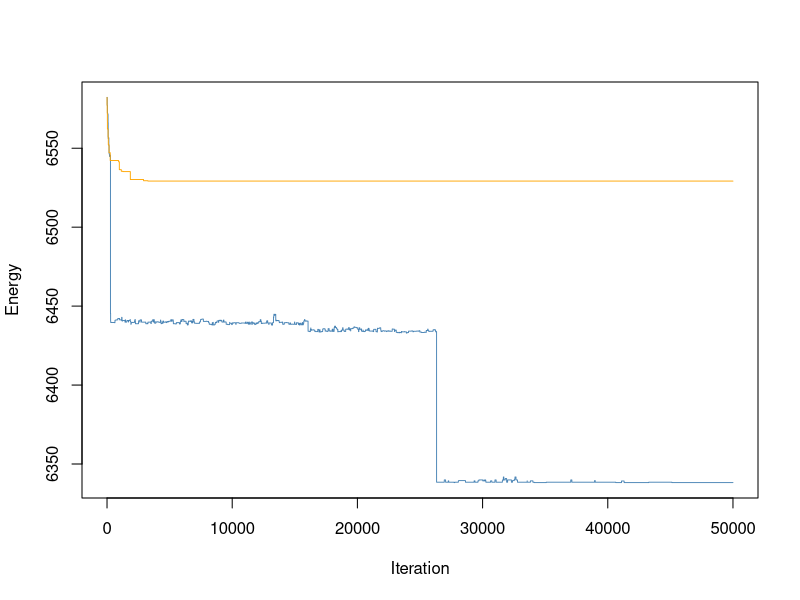

Source code (R): (Note: a time limit stopped this script after it produced the figure.)
##----------------------------------------------------------------------
## EVERYTHING YOU NEED TO CHANGE IS IN THIS SECTION OR THE FINAL SECTION

# Shortage of doctors, close to real numbers ratio
# Number of doctors available
ndoctors <- 4

# Number of nurses
nnurses <- 16

# Number of days in the schedule
ndays <- 7

# In US, on average each shift there are 15-20, around 16 patient encounters
# per day/shift

# Number of staff present for each shift (must have same # of shifts)
# e.g., c(2, 3, 3) has three shifts with 2, 3, 3 people respectively
# Ideally, especially for urgent care, a higher doctor to nurse ratio is better
# 1:2 nurse to patient ratio
# 1 doctor : 4 nurses
doctorstaffing <- c(2, 2, 2) # midnight, day, night
nursestaffing <- c(8, 8, 8)

# Penalties for violating each of six constraints
# Penalty 1: Each instance of three consecutive shifts (including overnight)
# Penalty 2: Each person who does not have two days off AT ALL
# Penalty 3: Each person who does not have two days off IN A ROW
# Penalty 4: Each instance of first shift following last shift on prev day
# Penalty 5: Each instance of working both weekend days (days 1, 2)
# Penalty 6: Weights for the stdev of nurses'/doctors' shifts in the schedule
#            (trying to make everyone work similar amounts)
#Penalty 7: Each instance of exceeding three night shifts/week
penalties <- c(100, 100, 0.5, 5, 1, 2, 30)

# Number of iterations (if too small, might not be able to explore enough)
niter <- 50000

# The cooling schedule: what should the temperature be at step i out of n
coolingschedule <- function(i,n)
{
  # If you want greedy optimization, just fix some low temperature
  #return(1e-3)
  
  # Linear cooling schedule from 1 down to 0
  return(1 - (i/(n+1)))
}

## END OF PARAMETER SECTION
##----------------------------------------------------------------------

# (Some things which are calculated automatically)
doctorindices <- c(1,cumsum(doctorstaffing)+1)
nurseindices <- c(1,cumsum(nursestaffing)+1)
nshifts <- length(doctorstaffing)

# Function to calculate the "energy" (total cost of violations)
get_energy <- function(doctorsunwrapped, nursesunwrapped, penalties)
{
  return(get_energy_sub(doctorsunwrapped,penalties)+
           get_energy_sub(nursesunwrapped,penalties))
}

# ...calculates the energy contribution from doctors & nurses separately
get_energy_sub <- function(subsched, penalties) {
  max_night_shifts_allowed = 3
  energy <- 0
  
  # Array to keep track of total number of shifts worked by each worker
  totshift <- rep(0, dim(subsched)[1])
  
  # Array to keep track of the number of night shifts worked by each worker
  night_shifts <- rep(0, dim(subsched)[1])
  
  # Loop through each worker
  for (i in 1:dim(subsched)[1]) {
    # Count total shifts and night shifts for the current worker
    totshift[i] <- sum(subsched[i,,])
    night_shifts[i] <- sum(subsched[i,,] == 1)
    
    # Penalize if worker exceeds the max number of night shifts allowed (penalize each night shift over the limit)
    if (night_shifts[i] > max_night_shifts_allowed) {
      energy <- energy + penalties[7] * (night_shifts[i] - max_night_shifts_allowed)
    }
    
    # Check the last shift and whether worker has the last day off
    lastshift <- subsched[i, ndays, nshifts]
    prevoff <- all(subsched[i, ndays,] == FALSE)
    
    daysoff <- 0
    twoinarow <- 1  # Variable for tracking consecutive days off
    
    # Check for consecutive shifts across weeks and days off in a row
    if (lastshift == 1) {
      lastshift <- lastshift + subsched[i, ndays, nshifts - 1]  # Check if last shift is consecutive to the previous week
    }
    
    # Loop through each day in the schedule
    for (j in 1:ndays) {
      # If the worker has the day off, check if it satisfies "two days off in a row" condition
      if (all(subsched[i, j,] == FALSE)) {
        daysoff <- daysoff + 1
        if (prevoff) {
          twoinarow <- 0  # No consecutive off days if previous day was also off
        }
        prevoff <- TRUE
      } else {
        # If worker worked on the second day of a weekend-like schedule, penalize
        if (!prevoff && j == 2) {
          energy <- energy + penalties[5]
        }
        prevoff <- FALSE
      }
      
      # Check for wraparound shift streaks and assess penalties
      if (subsched[i, j, 1] == 1) {
        lastshift <- lastshift + 1
        if (lastshift > 1) {
          energy <- energy + penalties[4]
        }
        if (lastshift > 2) {
          energy <- energy + penalties[1]
        }
      } else {
        lastshift <- 0  # Reset if no shift worked
      }
      
      # Loop through remaining shifts in the day
      for (k in 2:nshifts) {
        if (subsched[i, j, k] == 1) {
          lastshift <- lastshift + 1
          if (lastshift > 2) {
            energy <- energy + penalties[1]
          }
        } else {
          lastshift <- 0  # Reset for non-working shifts
        }
      }
    }
    
    # After finishing the week, assess penalties related to days off
    energy <- energy + twoinarow * penalties[3] + (daysoff < 2) * penalties[2]
  }
  
  # Penalize energy according to standard deviation among shifts
  energy <- energy + penalties[6] * sd(totshift)
  
  return(energy)
}

# Initial point: put people into the schedule in numerical order each day
totalspots <- ndays * sum(doctorstaffing)
initialloop <- rep(1:ndoctors, ceiling(totalspots/ndoctors))
doctorschedule <- matrix(initialloop[1:totalspots], nrow = sum(doctorstaffing), ncol = ndays)
totalspots <- ndays * sum(nursestaffing)
initialloop <- rep(1:nnurses, ceiling(totalspots/nnurses))
nurseschedule <- matrix(initialloop[1:totalspots], nrow = sum(nursestaffing), ncol = ndays)

# Fill in the "unwrapped" schedules (separate schedule for each worker)
doctorsunwrapped <- array(0, c(ndoctors,ndays,nshifts))
for (i in 1:ndays)
{
  for (j in 1:nshifts)
  {
    for (k in doctorindices[j]:(doctorindices[j+1]-1))
    {
      doctorsunwrapped[doctorschedule[k,i],i,j] <- 1
    }
  }
}

nursesunwrapped <- array(0, c(nnurses,ndays,nshifts))
for (i in 1:ndays)
{
  for (j in 1:nshifts)
  {
    for (k in nurseindices[j]:(nurseindices[j+1]-1))
    {
      nursesunwrapped[nurseschedule[k,i],i,j] <- 1
    }
  }
}

# Starting energy...
energy <- rep(0,niter)
energy[1] <- get_energy(doctorsunwrapped, nursesunwrapped, penalties)

# Now run the Gibbs sampler.
for (i in 2:niter)
{
  # Current temperature (from our cooling schedule)
  temperature <- coolingschedule(i,niter)
  
  # Flip a coin to switch either a doctor or a nurse shift.
  if (runif(1) < 0.5)
  {
    # Choose a random shift
    prop <- doctorschedule
    posx <- sample(1:sum(doctorstaffing),1)
    posy <- sample(1:ndays,1)
    
    # Calculate which workers are available to swap into that shift and pick one
    available <- 1:ndoctors
    myblock <- min(which(doctorindices>posx))-1
    for (j in doctorindices[myblock]:(doctorindices[myblock+1]-1))
    {
      if (j != posx)
      {
        available <- setdiff(available, doctorschedule[j,posy])
      }
    }
    prop[posx,posy] <- sample(available,1)
    propunwrapped <- doctorsunwrapped
    propunwrapped[doctorschedule[posx,posy],posy,myblock] <- 0
    propunwrapped[prop[posx,posy],posy,myblock] <- 1
    
    # Calculate energy of new configuration
    new_energy <- get_energy(propunwrapped, nursesunwrapped, penalties)
    
    # With the appropriate probability, update state/energy
    if(runif(1) < exp((energy[i-1]-new_energy)/temperature))
    {
      energy[i] <- new_energy
      doctorschedule <- prop
      doctorsunwrapped <- propunwrapped
    }
    else # otherwise, leave things as they stand.
    {
      energy[i] <- energy[i-1]
    }
  }
  else # same as above, but if you are swapping a nurse
  {
    prop <- nurseschedule
    posx <- sample(1:sum(nursestaffing),1)
    posy <- sample(1:ndays,1)
    available <- 1:nnurses
    myblock <- min(which(nurseindices>posx))-1
    for (j in nurseindices[myblock]:(nurseindices[myblock+1]-1))
    {
      if (j != posx)
      {
        available <- setdiff(available, nurseschedule[j,posy])
      }
    }
    prop[posx,posy] <- sample(available,1)
    
    propunwrapped <- nursesunwrapped
    propunwrapped[nurseschedule[posx,posy],posy,myblock] <- 0
    propunwrapped[prop[posx,posy],posy,myblock] <- 1
    
    new_energy <- get_energy(doctorsunwrapped, propunwrapped, penalties)
    
    if(runif(1) < exp((energy[i-1]-new_energy)/temperature))
    {
      energy[i] <- new_energy
      nurseschedule <- prop
      nursesunwrapped <- propunwrapped
    }
    else
    {
      energy[i] <- energy[i-1]
    }
  }
}

##----------------------------------------------------------------------
## EVERYTHING YOU NEED TO CHANGE IS IN THIS SECTION OR THE FIRST SECTION

# Number of staff present for each shift (must have same # of shifts)
# e.g., c(2, 3, 3) has three shifts with 2, 3, 3 people respectively
# Ideally, especially for urgent care, a higher doctor to nurse ratio is better
doctorstaffing <- c(2, 2, 2)
nursestaffing <- c(8, 8, 8)

# Various things you might want to look at:

# Plotting the energy over time
plot(energy, type="l", col="#4682B4", lwd=0.9, xlab="Iteration", ylab="Energy")

# What was the lowest energy? (Is this necessarily the energy of the final state?)
min(energy)

# Check out our final schedule.
#  The columns are days. If there are three shifts of 2 workers,
#  the first 2 rows are shift 1, the next 2 rows are shift 2, etc.
#  Numbers in table correspond to workers. 1, 2, 3, ...
print(doctorschedule)
print(nurseschedule)

# If you want to look at an individual person's schedule,
#  check the "unwrapped" matrices. For example,
#  the shift schedule for doctor 3 is below; rows are days,
#  columns are shifts, 1 = working, 0 not working
print(doctorsunwrapped[3,,])

## END OF FINAL SECTION
##----------------------------------------------------------------------

# Greedy
##----------------------------------------------------------------------
## EVERYTHING YOU NEED TO CHANGE IS IN THIS SECTION OR THE FINAL SECTION

# Number of staff present for each shift (must have same # of shifts)
# e.g., c(2, 3, 3) has three shifts with 2, 3, 3 people respectively
# Ideally, especially for urgent care, a higher doctor to nurse ratio is better
doctorstaffing <- c(2, 2, 2)
nursestaffing <- c(8, 8, 8)

# The cooling schedule: what should the temperature be at step i out of n
coolingschedule <- function(i,n)
{
  # If you want greedy optimization, just fix some low temperature
  return(1e-3)
}

## END OF PARAMETER SECTION
##----------------------------------------------------------------------

# (Some things which are calculated automatically)
doctorindices <- c(1,cumsum(doctorstaffing)+1)
nurseindices <- c(1,cumsum(nursestaffing)+1)
nshifts <- length(doctorstaffing)

# Function to calculate the "energy" (total cost of violations)
get_energy <- function(doctorsunwrapped, nursesunwrapped, penalties)
{
  return(get_energy_sub(doctorsunwrapped,penalties)+
           get_energy_sub(nursesunwrapped,penalties))
}


# Initial point: put people into the schedule in numerical order each day
totalspots <- ndays * sum(doctorstaffing)
initialloop <- rep(1:ndoctors, ceiling(totalspots/ndoctors))
doctorschedule <- matrix(initialloop[1:totalspots], nrow = sum(doctorstaffing), ncol = ndays)
totalspots <- ndays * sum(nursestaffing)
initialloop <- rep(1:nnurses, ceiling(totalspots/nnurses))
nurseschedule <- matrix(initialloop[1:totalspots], nrow = sum(nursestaffing), ncol = ndays)

# Fill in the "unwrapped" schedules (separate schedule for each worker)
doctorsunwrapped <- array(0, c(ndoctors,ndays,nshifts))
for (i in 1:ndays)
{
  for (j in 1:nshifts)
  {
    for (k in doctorindices[j]:(doctorindices[j+1]-1))
    {
      doctorsunwrapped[doctorschedule[k,i],i,j] <- 1
    }
  }
}

nursesunwrapped <- array(0, c(nnurses,ndays,nshifts))
for (i in 1:ndays)
{
  for (j in 1:nshifts)
  {
    for (k in nurseindices[j]:(nurseindices[j+1]-1))
    {
      nursesunwrapped[nurseschedule[k,i],i,j] <- 1
    }
  }
}

# Starting energy...
energy <- rep(0,niter)
energy[1] <- get_energy(doctorsunwrapped, nursesunwrapped, penalties)

# Now run the Gibbs sampler.
for (i in 2:niter)
{
  # Current temperature (from our cooling schedule)
  temperature <- coolingschedule(i,niter)
  
  # Flip a coin to switch either a doctor or a nurse shift.
  if (runif(1) < 0.5)
  {
    # Choose a random shift
    prop <- doctorschedule
    posx <- sample(1:sum(doctorstaffing),1)
    posy <- sample(1:ndays,1)
    
    # Calculate which workers are available to swap into that shift and pick one
    available <- 1:ndoctors
    myblock <- min(which(doctorindices>posx))-1
    for (j in doctorindices[myblock]:(doctorindices[myblock+1]-1))
    {
      if (j != posx)
      {
        available <- setdiff(available, doctorschedule[j,posy])
      }
    }
    prop[posx,posy] <- sample(available,1)
    propunwrapped <- doctorsunwrapped
    propunwrapped[doctorschedule[posx,posy],posy,myblock] <- 0
    propunwrapped[prop[posx,posy],posy,myblock] <- 1
    
    # Calculate energy of new configuration
    new_energy <- get_energy(propunwrapped, nursesunwrapped, penalties)
    
    # With the appropriate probability, update state/energy
    if(runif(1) < exp((energy[i-1]-new_energy)/temperature))
    {
      energy[i] <- new_energy
      doctorschedule <- prop
      doctorsunwrapped <- propunwrapped
    }
    else # otherwise, leave things as they stand.
    {
      energy[i] <- energy[i-1]
    }
  }
  else # same as above, but if you are swapping a nurse
  {
    prop <- nurseschedule
    posx <- sample(1:sum(nursestaffing),1)
    posy <- sample(1:ndays,1)
    available <- 1:nnurses
    myblock <- min(which(nurseindices>posx))-1
    for (j in nurseindices[myblock]:(nurseindices[myblock+1]-1))
    {
      if (j != posx)
      {
        available <- setdiff(available, nurseschedule[j,posy])
      }
    }
    prop[posx,posy] <- sample(available,1)
    
    propunwrapped <- nursesunwrapped
    propunwrapped[nurseschedule[posx,posy],posy,myblock] <- 0
    propunwrapped[prop[posx,posy],posy,myblock] <- 1
    
    new_energy <- get_energy(doctorsunwrapped, propunwrapped, penalties)
    
    if(runif(1) < exp((energy[i-1]-new_energy)/temperature))
    {
      energy[i] <- new_energy
      nurseschedule <- prop
      nursesunwrapped <- propunwrapped
    }
    else
    {
      energy[i] <- energy[i-1]
    }
  }
}

##----------------------------------------------------------------------
## EVERYTHING YOU NEED TO CHANGE IS IN THIS SECTION OR THE FIRST SECTION

# Various things you might want to look at:
# Plotting the energy over time
lines(energy, type = "l", col = "#FFA500", lwd = 0.9, xlab = "Iteration", ylab = "Energy")

# What was the lowest energy? (Is this necessarily the energy of the final state?)
min(energy)

# Check out our final schedule.
#  The columns are days. If there are three shifts of 2 workers,
#  the first 2 rows are shift 1, the next 2 rows are shift 2, etc.
#  Numbers in table correspond to workers. 1, 2, 3, ...
print(doctorschedule)
print(nurseschedule)

# If you want to look at an individual person's schedule,
#  check the "unwrapped" matrices. For example,
#  the shift schedule for doctor 3 is below; rows are days,
#  columns are shifts, 1 = working, 0 not working
print(doctorsunwrapped[3,,])

## END OF FINAL SECTION
##----------------------------------------------------------------------


#Log

##----------------------------------------------------------------------
## EVERYTHING YOU NEED TO CHANGE IS IN THIS SECTION OR THE FINAL SECTION

# Number of staff present for each shift (must have same # of shifts)
# e.g., c(2, 3, 3) has three shifts with 2, 3, 3 people respectively
# Ideally, especially for urgent care, a higher doctor to nurse ratio is better
doctorstaffing <- c(2, 2, 2)
nursestaffing <- c(8, 8, 8)

# The cooling schedule: what should the temperature be at step i out of n
coolingschedule <- function(i,n)
{
  # Log cooling schedule
  return(0.02/log(1+(i+1)/n))
}

## END OF PARAMETER SECTION
##----------------------------------------------------------------------

# (Some things which are calculated automatically)
doctorindices <- c(1,cumsum(doctorstaffing)+1)
nurseindices <- c(1,cumsum(nursestaffing)+1)
nshifts <- length(doctorstaffing)

# Function to calculate the "energy" (total cost of violations)
get_energy <- function(doctorsunwrapped, nursesunwrapped, penalties)
{
  return(get_energy_sub(doctorsunwrapped,penalties)+
           get_energy_sub(nursesunwrapped,penalties))
}

# Initial point: put people into the schedule in numerical order each day
totalspots <- ndays * sum(doctorstaffing)
initialloop <- rep(1:ndoctors, ceiling(totalspots/ndoctors))
doctorschedule <- matrix(initialloop[1:totalspots], nrow = sum(doctorstaffing), ncol = ndays)
totalspots <- ndays * sum(nursestaffing)
initialloop <- rep(1:nnurses, ceiling(totalspots/nnurses))
nurseschedule <- matrix(initialloop[1:totalspots], nrow = sum(nursestaffing), ncol = ndays)

# Fill in the "unwrapped" schedules (separate schedule for each worker)
doctorsunwrapped <- array(0, c(ndoctors,ndays,nshifts))
for (i in 1:ndays)
{
  for (j in 1:nshifts)
  {
    for (k in doctorindices[j]:(doctorindices[j+1]-1))
    {
      doctorsunwrapped[doctorschedule[k,i],i,j] <- 1
    }
  }
}

nursesunwrapped <- array(0, c(nnurses,ndays,nshifts))
for (i in 1:ndays)
{
  for (j in 1:nshifts)
  {
    for (k in nurseindices[j]:(nurseindices[j+1]-1))
    {
      nursesunwrapped[nurseschedule[k,i],i,j] <- 1
    }
  }
}

# Starting energy...
energy <- rep(0,niter)
energy[1] <- get_energy(doctorsunwrapped, nursesunwrapped, penalties)

# Now run the Gibbs sampler.
for (i in 2:niter)
{
  # Current temperature (from our cooling schedule)
  temperature <- coolingschedule(i,niter)
  
  # Flip a coin to switch either a doctor or a nurse shift.
  if (runif(1) < 0.5)
  {
    # Choose a random shift
    prop <- doctorschedule
    posx <- sample(1:sum(doctorstaffing),1)
    posy <- sample(1:ndays,1)
    
    # Calculate which workers are available to swap into that shift and pick one
    available <- 1:ndoctors
    myblock <- min(which(doctorindices>posx))-1
    for (j in doctorindices[myblock]:(doctorindices[myblock+1]-1))
    {
      if (j != posx)
      {
        available <- setdiff(available, doctorschedule[j,posy])
      }
    }
    prop[posx,posy] <- sample(available,1)
    propunwrapped <- doctorsunwrapped
    propunwrapped[doctorschedule[posx,posy],posy,myblock] <- 0
    propunwrapped[prop[posx,posy],posy,myblock] <- 1
    
    # Calculate energy of new configuration
    new_energy <- get_energy(propunwrapped, nursesunwrapped, penalties)
    
    # With the appropriate probability, update state/energy
    if(runif(1) < exp((energy[i-1]-new_energy)/temperature))
    {
      energy[i] <- new_energy
      doctorschedule <- prop
      doctorsunwrapped <- propunwrapped
    }
    else # otherwise, leave things as they stand.
    {
      energy[i] <- energy[i-1]
    }
  }
  else # same as above, but if you are swapping a nurse
  {
    prop <- nurseschedule
    posx <- sample(1:sum(nursestaffing),1)
    posy <- sample(1:ndays,1)
    available <- 1:nnurses
    myblock <- min(which(nurseindices>posx))-1
    for (j in nurseindices[myblock]:(nurseindices[myblock+1]-1))
    {
      if (j != posx)
      {
        available <- setdiff(available, nurseschedule[j,posy])
      }
    }
    prop[posx,posy] <- sample(available,1)
    
    propunwrapped <- nursesunwrapped
    propunwrapped[nurseschedule[posx,posy],posy,myblock] <- 0
    propunwrapped[prop[posx,posy],posy,myblock] <- 1
    
    new_energy <- get_energy(doctorsunwrapped, propunwrapped, penalties)
    
    if(runif(1) < exp((energy[i-1]-new_energy)/temperature))
    {
      energy[i] <- new_energy
      nurseschedule <- prop
      nursesunwrapped <- propunwrapped
    }
    else
    {
      energy[i] <- energy[i-1]
    }
  }
}

##----------------------------------------------------------------------
## EVERYTHING YOU NEED TO CHANGE IS IN THIS SECTION OR THE FIRST SECTION

# Various things you might want to look at:

# Plotting the energy over time
# Add the second line with a red dashed line
lines(energy, type="l", col="#006400", lwd=0.9, lty=1)  #

# What was the lowest energy? (Is this necessarily the energy of the final state?)
min(energy)

# Check out our final schedule.
#  The columns are days. If there are three shifts of 2 workers,
#  the first 2 rows are shift 1, the next 2 rows are shift 2, etc.
#  Numbers in table correspond to workers. 1, 2, 3, ...
print(doctorschedule)
print(nurseschedule)

# If you want to look at an individual person's schedule,
#  check the "unwrapped" matrices. For example,
#  the shift schedule for doctor 3 is below; rows are days,
#  columns are shifts, 1 = working, 0 not working
print(doctorsunwrapped[3,,])

## END OF FINAL SECTION
##----------------------------------------------------------------------


# Exponential
##----------------------------------------------------------------------
## EVERYTHING YOU NEED TO CHANGE IS IN THIS SECTION OR THE FINAL SECTION

# Number of staff present for each shift (must have same # of shifts)
# e.g., c(2, 3, 3) has three shifts with 2, 3, 3 people respectively
# Ideally, especially for urgent care, a higher doctor to nurse ratio is better
doctorstaffing <- c(2, 2, 2)
nursestaffing <- c(8, 8, 8)

# Exponential cooling schedule
coolingschedule <- function(i, n) {
  T0 <- 1 # Initial temperature
  alpha <- 5 / n # Decay rate (adjust this as needed for your application)
  return(T0 * exp(-alpha * i))
}

## END OF PARAMETER SECTION
##----------------------------------------------------------------------

# Calculate indices for doctors and nurses
doctorindices <- c(1, cumsum(doctorstaffing) + 1)
nurseindices <- c(1, cumsum(nursestaffing) + 1)
nshifts <- length(doctorstaffing)

# Function to calculate the "energy" (total cost of violations)
get_energy <- function(doctorsunwrapped, nursesunwrapped, penalties) {
  return(get_energy_sub(doctorsunwrapped, penalties) +
           get_energy_sub(nursesunwrapped, penalties))
}


# Initial schedules
totalspots <- ndays * sum(doctorstaffing)
initialloop <- rep(1:ndoctors, ceiling(totalspots / ndoctors))
doctorschedule <- matrix(initialloop[1:totalspots], nrow = sum(doctorstaffing), ncol = ndays)
totalspots <- ndays * sum(nursestaffing)
initialloop <- rep(1:nnurses, ceiling(totalspots / nnurses))
nurseschedule <- matrix(initialloop[1:totalspots], nrow = sum(nursestaffing), ncol = ndays)

# Unwrapped schedules for each worker
doctorsunwrapped <- array(0, c(ndoctors, ndays, nshifts))
for (i in 1:ndays) {
  for (j in 1:nshifts) {
    for (k in doctorindices[j]:(doctorindices[j + 1] - 1)) {
      doctorsunwrapped[doctorschedule[k, i], i, j] <- 1
    }
  }
}

nursesunwrapped <- array(0, c(nnurses, ndays, nshifts))
for (i in 1:ndays) {
  for (j in 1:nshifts) {
    for (k in nurseindices[j]:(nurseindices[j + 1] - 1)) {
      nursesunwrapped[nurseschedule[k, i], i, j] <- 1
    }
  }
}

# Starting energy
energy <- rep(0, niter)
energy[1] <- get_energy(doctorsunwrapped, nursesunwrapped, penalties)

# Gibbs sampler with exponential cooling schedule
for (i in 2:niter) {
  temperature <- coolingschedule(i, niter)
  
  if (runif(1) < 0.5) {
    prop <- doctorschedule
    posx <- sample(1:sum(doctorstaffing), 1)
    posy <- sample(1:ndays, 1)
    available <- 1:ndoctors
    myblock <- min(which(doctorindices > posx)) - 1
    for (j in doctorindices[myblock]:(doctorindices[myblock + 1] - 1)) {
      if (j != posx) {
        available <- setdiff(available, doctorschedule[j, posy])
      }
    }
    prop[posx, posy] <- sample(available, 1)
    propunwrapped <- doctorsunwrapped
    propunwrapped[doctorschedule[posx, posy], posy, myblock] <- 0
    propunwrapped[prop[posx, posy], posy, myblock] <- 1
    new_energy <- get_energy(propunwrapped, nursesunwrapped, penalties)
    if (runif(1) < exp((energy[i - 1] - new_energy) / temperature)) {
      energy[i] <- new_energy
      doctorschedule <- prop
      doctorsunwrapped <- propunwrapped
    } else {
      energy[i] <- energy[i - 1]
    }
  } else {
    prop <- nurseschedule
    posx <- sample(1:sum(nursestaffing), 1)
    posy <- sample(1:ndays, 1)
    available <- 1:nnurses
    myblock <- min(which(nurseindices > posx)) - 1
    for (j in nurseindices[myblock]:(nurseindices[myblock + 1] - 1)) {
      if (j != posx) {
        available <- setdiff(available, nurseschedule[j, posy])
      }
    }
    prop[posx, posy] <- sample(available, 1)
    propunwrapped <- nursesunwrapped
    propunwrapped[nurseschedule[posx, posy], posy, myblock] <- 0
    propunwrapped[prop[posx, posy], posy, myblock] <- 1
    new_energy <- get_energy(doctorsunwrapped, propunwrapped, penalties)
    if (runif(1) < exp((energy[i - 1] - new_energy) / temperature)) {
      energy[i] <- new_energy
      nurseschedule <- prop
      nursesunwrapped <- propunwrapped
    } else {
      energy[i] <- energy[i - 1]
    }
  }
}

##----------------------------------------------------------------------
## EVERYTHING YOU NEED TO CHANGE IS IN THIS SECTION OR THE FIRST SECTION

# Lowest energy achieved
cat("Lowest Energy:", min(energy), "\n")

# Final schedules for doctors and nurses
print("Final Doctors Schedule:")
print(doctorschedule)
print("Final Nurses Schedule:")
print(nurseschedule)

# Example: Doctor 3's unwrapped schedule
print("Doctor 3's Schedule:")
print(doctorsunwrapped[3, , ])

## END OF FINAL SECTION
##----------------------------------------------------------------------

# Plotting the energy over time
lines(energy, type = "l", col = "#B22222", lwd = 0.75)

# Lowest energy achieved
min_energy <- min(energy)
cat("Lowest energy:", min_energy, "\n")


# Cosine
##----------------------------------------------------------------------
## EVERYTHING YOU NEED TO CHANGE IS IN THIS SECTION OR THE FINAL SECTION

# Number of staff present for each shift (must have same # of shifts)
# e.g., c(2, 3, 3) has three shifts with 2, 3, 3 people respectively
# Ideally, especially for urgent care, a higher doctor to nurse ratio is better
doctorstaffing <- c(2, 2, 2)
nursestaffing <- c(8, 8, 8)

# Cosine cooling schedule
coolingschedule <- function(i, n) {
  T_start <- 1
  return(max(1e-6, T_start * (0.5 + 0.5 * cos(pi * i / n))))
}


## END OF PARAMETER SECTION
##----------------------------------------------------------------------

# Calculate indices for doctors and nurses
doctorindices <- c(1, cumsum(doctorstaffing) + 1)
nurseindices <- c(1, cumsum(nursestaffing) + 1)
nshifts <- length(doctorstaffing)

# Function to calculate the "energy" (total cost of violations)
get_energy <- function(doctorsunwrapped, nursesunwrapped, penalties) {
  return(get_energy_sub(doctorsunwrapped, penalties) +
           get_energy_sub(nursesunwrapped, penalties))
}


# Initial schedules
totalspots <- ndays * sum(doctorstaffing)
initialloop <- rep(1:ndoctors, ceiling(totalspots / ndoctors))
doctorschedule <- matrix(initialloop[1:totalspots], nrow = sum(doctorstaffing), ncol = ndays)
totalspots <- ndays * sum(nursestaffing)
initialloop <- rep(1:nnurses, ceiling(totalspots / nnurses))
nurseschedule <- matrix(initialloop[1:totalspots], nrow = sum(nursestaffing), ncol = ndays)

# Unwrapped schedules for each worker
doctorsunwrapped <- array(0, c(ndoctors, ndays, nshifts))
for (i in 1:ndays) {
  for (j in 1:nshifts) {
    for (k in doctorindices[j]:(doctorindices[j + 1] - 1)) {
      doctorsunwrapped[doctorschedule[k, i], i, j] <- 1
    }
  }
}

nursesunwrapped <- array(0, c(nnurses, ndays, nshifts))
for (i in 1:ndays) {
  for (j in 1:nshifts) {
    for (k in nurseindices[j]:(nurseindices[j + 1] - 1)) {
      nursesunwrapped[nurseschedule[k, i], i, j] <- 1
    }
  }
}

# Starting energy
energy <- rep(0, niter)
energy[1] <- get_energy(doctorsunwrapped, nursesunwrapped, penalties)

# Gibbs sampler with exponential cooling schedule
for (i in 2:niter) {
  temperature <- coolingschedule(i, niter)
  
  if (runif(1) < 0.5) {
    prop <- doctorschedule
    posx <- sample(1:sum(doctorstaffing), 1)
    posy <- sample(1:ndays, 1)
    available <- 1:ndoctors
    myblock <- min(which(doctorindices > posx)) - 1
    for (j in doctorindices[myblock]:(doctorindices[myblock + 1] - 1)) {
      if (j != posx) {
        available <- setdiff(available, doctorschedule[j, posy])
      }
    }
    prop[posx, posy] <- sample(available, 1)
    propunwrapped <- doctorsunwrapped
    propunwrapped[doctorschedule[posx, posy], posy, myblock] <- 0
    propunwrapped[prop[posx, posy], posy, myblock] <- 1
    new_energy <- get_energy(propunwrapped, nursesunwrapped, penalties)
    if (runif(1) < exp((energy[i - 1] - new_energy) / temperature)) {
      energy[i] <- new_energy
      doctorschedule <- prop
      doctorsunwrapped <- propunwrapped
    } else {
      energy[i] <- energy[i - 1]
    }
  } else {
    prop <- nurseschedule
    posx <- sample(1:sum(nursestaffing), 1)
    posy <- sample(1:ndays, 1)
    available <- 1:nnurses
    myblock <- min(which(nurseindices > posx)) - 1
    for (j in nurseindices[myblock]:(nurseindices[myblock + 1] - 1)) {
      if (j != posx) {
        available <- setdiff(available, nurseschedule[j, posy])
      }
    }
    prop[posx, posy] <- sample(available, 1)
    propunwrapped <- nursesunwrapped
    propunwrapped[nurseschedule[posx, posy], posy, myblock] <- 0
    propunwrapped[prop[posx, posy], posy, myblock] <- 1
    new_energy <- get_energy(doctorsunwrapped, propunwrapped, penalties)
    if (runif(1) < exp((energy[i - 1] - new_energy) / temperature)) {
      energy[i] <- new_energy
      nurseschedule <- prop
      nursesunwrapped <- propunwrapped
    } else {
      energy[i] <- energy[i - 1]
    }
  }
}

##----------------------------------------------------------------------
## EVERYTHING YOU NEED TO CHANGE IS IN THIS SECTION OR THE FIRST SECTION

# Lowest energy achieved
cat("Lowest Energy:", min(energy), "\n")

# Final schedules for doctors and nurses
print("Final Doctors Schedule:")
print(doctorschedule)
print("Final Nurses Schedule:")
print(nurseschedule)

# Example: Doctor 3's unwrapped schedule
print("Doctor 3's Schedule:")
print(doctorsunwrapped[3, , ])

## END OF FINAL SECTION
##----------------------------------------------------------------------

# Plotting the energy over time
lines(energy, type = "l", col = "#FF00FF", lwd = 0.75)

# Lowest energy achieved
min_energy <- min(energy)
cat("Lowest energy:", min_energy, "\n")

# Add custom legend
legend("topright", 
       legend = c("Linear", "Greedy", "Log", "Exponential", "Cosine"),  
       col = c("#4682B4", "#FFA500", "#006400", "#B22222", "#FF00FF"),  
       lty = c(1, 1, 1, 1, 1),                                        
       lwd = c(2, 2, 2, 2, 2),                                   
       box.lwd = 0.5)                                                 

title(main = "Energy vs. Time")
